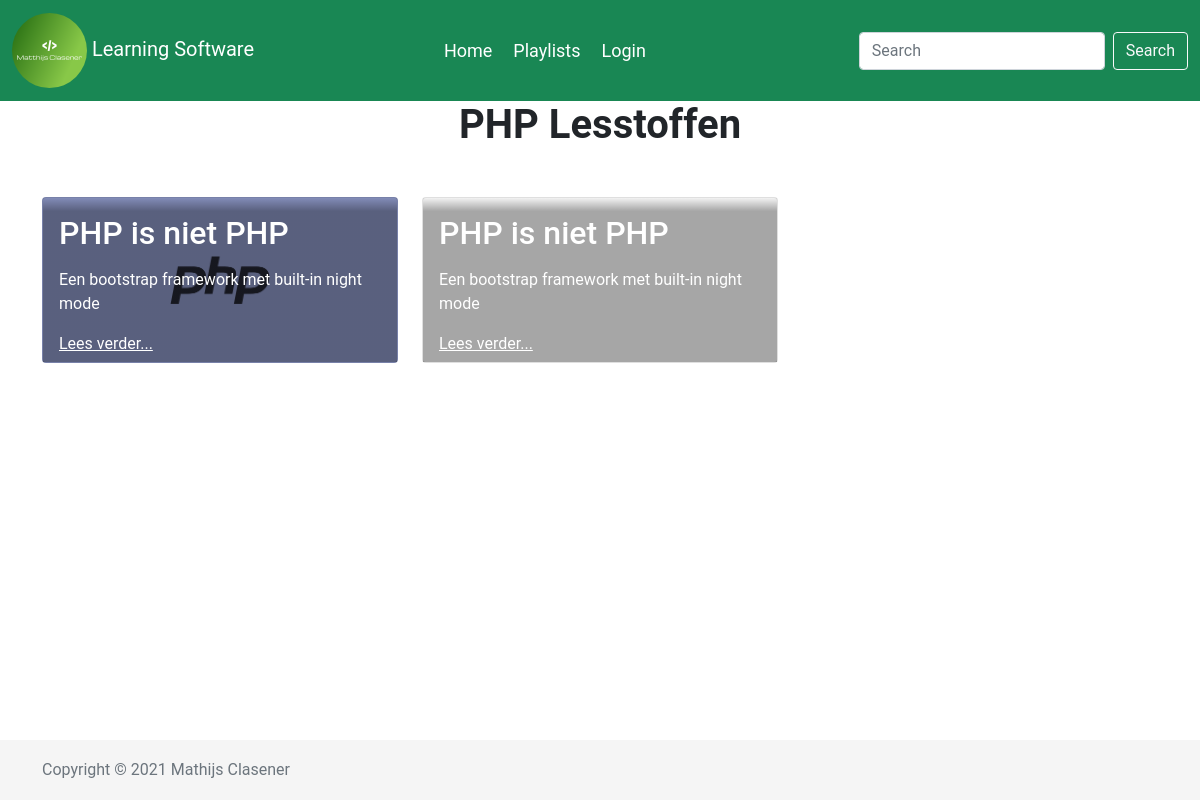
/playlist.php?id=2, run on the app's committed database.
### tables this page shows
CREATE TABLE `cat` (
  `ID` int(7) NOT NULL,
  `name` varchar(50) NOT NULL,
  `subtext` text NOT NULL,
  `headimage` text NOT NULL
);

CREATE TABLE `subject` (
  `id` varchar(64) NOT NULL,
  `titel` varchar(64) NOT NULL,
  `text` longtext NOT NULL,
  `subtext` text NOT NULL,
  `video` varchar(48) NOT NULL,
  `leerlijn` varchar(64) NOT NULL,
  `date` datetime NOT NULL DEFAULT current_timestamp(),
  `uitgelicht` int(1) NOT NULL,
  `image` text NOT NULL
);

### playlist.php (the view, shortened to what this page needs)
<?php
require("php/database.php");
$sql = "SELECT id, titel, image, subtext FROM subject WHERE leerlijn = '". $_GET["id"] ."';";
$result = $conn->query($sql);
if($stmt = $conn->prepare("SELECT name FROM cat WHERE id = ?")) {
    $stmt->bind_param("s", $_GET["id"]);
    $stmt->execute();
    $stmt->store_result();
    if ($stmt->num_rows > 0) {
        $stmt->bind_result($naam);
    }
}
?>
<!DOCTYPE html>
<html lang="en">
<head>
    <?php
    require("components/style.php");
    ?>
</head>
<body>
	<?php require("components/navbar.php"); ?>
	<main id="article">
    <div class="container">
    <h1 class="fw-bold text-center mb-5"><?php echo $naam;?> Lesstoffen</h1>
    <div class="row mb-5">
    <?php
                foreach ($result as $item) {
                $image = $item['image'];
                echo "
                <div class='colum col-sm-12 col-md-6 col-lg-4'>
                <article class='card' style='background-image: url(";
                echo $image;
                echo "); '>
                    <div class='card-body'>
                        <h2>".$item['titel']."</h2>
                        <p>".$item['subtext']."</p>
                        <p class='read'><a class='stretched-link' href='video.php?id=".$item['id']."'>Lees verder...</a></p>
                    </div>
                </article>
                </div>";
                }
                ?>
            </div>
        </div>
    </main>
    <?php
    require("components/footer.php");
    ?>
</body>
</html>

### components/navbar.php (shortened to what this page needs)
<nav class="navbar navbar-expand-md navbar-fixed-top navbar-light bg-success main-nav">
		<div class="container-fluid">
		<a class="navbar-brand text-white" href="/tutorial/"><img class="img-fluid rounded-circle" width="75" height="auto" src="<?php echo $profilepic; ?>"> Learning Software</a>
			<div class="collapse navbar-collapse" id="navbarNav">
			<ul class="navbar-nav mx-auto">
				<li class="nav-item active">
					<a class="nav-link text-white" href="/tutorial/">Home</a>
				</li>
				<li class="nav-item">
					<a class="nav-link text-white" href="playlists.php">Playlists</a>
				</li>
				<?php if(!isset($_SESSION["loggedin"])) {
				echo "<li class='nav-item'><a class='nav-link text-white' href='admin/'>Login</a></li>";
				}else{
					echo "<li class='nav-item'><a class='nav-link text-white' href='admin/dashboard.php'>Dashboard</a></li>";
				} ?>
			</ul>
		<form method="POST" enctype="multipart/form-data" action="search.php" class="d-flex">
          <input class="form-control me-2" name="search" id="search" type="search" placeholder="Search" aria-label="Search">
          <button class="btn btn-outline-light" type="submit">Search</button>
		  </form>
			</div>
		</div>
	</nav>

### components/footer.php (shortened to what this page needs)
<footer class="footer mt-5">
	<div class="container">
		<span class="text-muted"><mm id="copy"></mm><?php echo $open?></span>
	</div>
</footer>

### css/custom.css (style rules this page uses)
html { position: relative; min-height: 100%; }
* { font-family: 'Roboto', sans-serif; }
nav { font-size: large; }
nav ul li { padding-left: 5px; }
#article .card .card-body { color: white; background: linear-gradient(180deg,rgba(0,0,0,.05),rgba(0,0,0,.35) 8%); }
.read { margin-bottom: -10px; }
.colum { margin-bottom: 30px; }
.card-body a { color: white; }
article { background-size: cover; background-position: center; }
.footer { position: absolute; width: 100%; bottom: 0; height: 60px; line-height: 60px; background-color: #f5f5f5; }

### data on the page
cat: name "PHP"
subject: image (picture), titel "PHP is niet PHP", subtext "Een bootstrap framework met built-in night mode"
subject: titel "PHP is niet PHP", subtext "Een bootstrap framework met built-in night mode"

### other printed values
$open "Mathijs Clasener"
